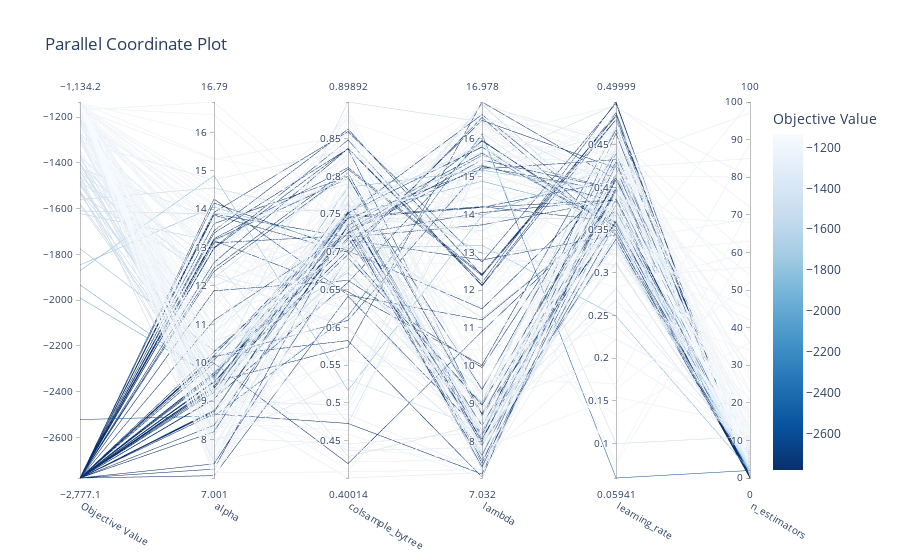

This figure's notebook cell:
### Code cell
"""

AUTHORS: ANGELA EDITH SILES

"""

# Imports
import logging
import os
import optuna
from optuna.samplers import TPESampler
import xgboost as xgboost_regressor
import pandas as pd
import numpy as np
from sklearn.model_selection import cross_val_score, train_test_split

# Configure logging
logging.basicConfig(level=logging.INFO)
logger = logging.getLogger(__name__)

def preprocess_dataframe(pandas_df: pd.DataFrame):
    """Preprocess the dataframe obtained after applying feature engineering.
    
    Args:
        pandas_df (pd.DataFrame): DataFrame obtained after loading.
    
    Returns:
        pd.DataFrame: Preprocessed DataFrame.
    """
    logger.info('Preprocessing data: Item_MRP')
    dataset = pandas_df.drop(columns=['Item_Identifier', 'Outlet_Identifier'])

    # Split the dataset into train and test sets
    df_train = dataset.loc[pandas_df['Set'] == 'train']
    df_test = dataset.loc[pandas_df['Set'] == 'test']

    return df_train, df_test

class TuningHyperParametersPipeline(object):
    """Pipeline for tuning hyperparameters using Optuna and XGBoost."""
    
    def __init__(self, input_path, output_path: str = None):
        self.input_path = input_path
        self.output_path = output_path

    def load_data(self) -> pd.DataFrame:
        """Load the dataframe for processing.
        
        Returns:
            pd.DataFrame: Loaded DataFrame.
        """
        try:
            train_file = 'features.csv'
            train_data = os.path.join(self.input_path, train_file)
            pandas_df = pd.read_csv(train_data)
            logger.info("Loading data from: %s", self.input_path)
        except (FileNotFoundError, PermissionError, OSError) as error_load_file:
            logger.exception("An error occurred while loading data: %s", error_load_file)

        return pandas_df

    def prepare_data_for_training(self, df: pd.DataFrame):
        """Prepare the data for training.
        
        Args:
            df (pd.DataFrame): Dataframe to be trained.
        
        Returns:
            x_train, y_train (pd.DataFrame, pd.Series): Datasets obtained after applying the machine learning model.
        """

        global x_train
        global y_train

        df_train, df_test = preprocess_dataframe(pandas_df=df)

        # Delete columns without data
        df_train.drop(['Set'], axis=1, inplace=True)
        df_test.drop(['Item_Outlet_Sales', 'Set'],
                     axis=1, inplace=True)

        seed = 28

        # Split the dataset into training and validation sets
        X = df_train.drop(columns='Item_Outlet_Sales')
        logger.info('Data prepared for training: X')

        y = df_train['Item_Outlet_Sales']

        x_train, _, y_train, _ = train_test_split(
            X, y, test_size=0.3, random_state=seed)
        return x_train, y_train

    def train_model(self, x_train, y_train):
        """Train the model and evaluate its performance.
        
        Args:
            x_train (np.array): Features to be trained.
            y_train (np.array): Target to be trained.
        """
        seed = 28
        model_trained = xgboost_regressor.XGBRegressor(
            objective='reg:linear', n_estimators=10, random_state=seed)
        try:
            # Train the model
            score_model = cross_val_score(
                model_trained, x_train, y_train, scoring='neg_root_mean_squared_error', n_jobs=-1, cv=10)
            logger.info('Model trained successfully')
            logger.info('Score model: %s', score_model)
            logger.info('Mean: %s, Std: %s', np.mean(score_model), np.std(score_model))
            return score_model
        except Exception as e:
            logger.exception("An error occurred while training the model: %s", str(e))

    def evaluate_score(self, param):
        """Return the score after applying xgboost regressor.
        
        Args:
            param (_type_): Variable used as a parameter to pass to the XGB Regressor function.
        
        Returns:
            float: Metric obtained after model training.
        """
        model = xgboost_regressor.XGBRegressor(**param)
        try:
            root_mean_square_error = np.mean(cross_val_score(
                model, x_train, y_train, cv=4, n_jobs=-1, scoring='neg_root_mean_squared_error'))
            return root_mean_square_error
        except Exception as e:
            logger.exception("An error occurred while returning the score: %s", str(e))

    def objective_function(self, trial):
        """Optuna objective function.
        
        Args:
            trial (_type_): Description.
        """
        # Define hyperparameters
        param = {'sampling_method': 'gradient_based', 'reg_lambda':
                 trial.suggest_uniform('lambda', 7.0, 17.0), 'reg_alpha': trial.suggest_uniform('alpha', 7.0, 17.0), 'learning_rate': trial.suggest_uniform('learning_rate', 0.05, 0.5),
                 'colsample_bytree': trial.suggest_uniform('colsample_bytree', 0.4, 0.9),
                 'n_estimators': trial.suggest_int('n_estimators', 0, 100)}
        return self.evaluate_score(param)

    def run(self):
        """Run the entire pipeline."""
        try:
            data_frame = self.load_data()
            x_trained, y_trained = self.prepare_data_for_training(data_frame)
            model_trained = self.train_model(x_train=x_trained, y_train=y_trained)
            study_object = optuna.create_study(
                direction='minimize', sampler=TPESampler())
            study_object.optimize(self.objective_function, n_trials=200)

            fig = optuna.visualization.plot_parallel_coordinate(study_object)
            fig.show()

            logger.info('Best parameters: %s', study_object.best_params)
        except Exception as e:
            logger.exception("An error occurred in the pipeline: %s", str(e))

if __name__ == "__main__":
    try:
        pipeline = TuningHyperParametersPipeline(
            input_path='../data/',
            output_path='')
        pipeline.run()
    except Exception as e:
        logger.exception("An error occurred: %s", str(e))

### Figure 1 — Plotly figure (JSON) as saved in the notebook; plotly's stock layout.template omitted (floating-point values rounded to 4 significant figures; data arrays with more than 128 entries replaced by an {"elided": "..."} marker saying what was removed)
{"data": [{"dimensions": [{"label": "Objective Value", "range": [-2777.0, -1134.0], "values": {"elided": "200 float values"}}, {"label": "alpha", "range": [7.001, 16.79], "values": {"elided": "200 float values"}}, {"label": "colsample_bytree", "range": [0.4001, 0.8989], "values": {"elided": "200 float values"}}, {"label": "lambda", "range": [7.032, 16.98], "values": {"elided": "200 float values"}}, {"label": "learning_rate", "range": [0.05941, 0.5], "values": {"elided": "200 float values"}}, {"label": "n_estimators", "range": [0, 100], "values": {"elided": "200 int values"}}], "labelangle": 30, "labelside": "bottom", "line": {"color": {"elided": "200 float values"}, "colorbar": {"title": {"text": "Objective Value"}}, "colorscale": [[0, "rgb(247,251,255)"], [0.125, "rgb(222,235,247)"], [0.25, "rgb(198,219,239)"], [0.375, "rgb(158,202,225)"], [0.5, "rgb(107,174,214)"], [0.625, "rgb(66,146,198)"], [0.75, "rgb(33,113,181)"], [0.875, "rgb(8,81,156)"], [1, "rgb(8,48,107)"]], "reversescale": true, "showscale": true}, "type": "parcoords"}], "layout": {"title": {"text": "Parallel Coordinate Plot"}}}
